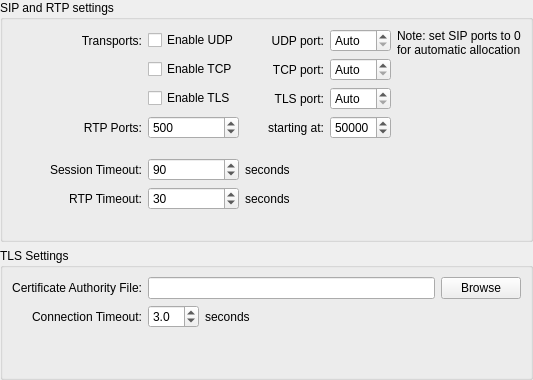
      <widget class="QWidget" name="advanced_page">
       <layout class="QVBoxLayout" name="advanced_layout">
        <property name="margin">
         <number>0</number>
        </property>
        <item>
         <widget class="QGroupBox" name="sip_group_box">
          <property name="title">
           <string>SIP and RTP settings</string>
          </property>
          <layout class="QGridLayout" name="sip_group_box_layout">
           <item row="0" column="0">
            <widget class="QLabel" name="transports_label">
             <property name="minimumSize">
              <size>
               <width>130</width>
               <height>0</height>
              </size>
             </property>
             <property name="text">
              <string>Transports:</string>
             </property>
             <property name="alignment">
              <set>Qt::AlignRight|Qt::AlignTrailing|Qt::AlignVCenter</set>
             </property>
            </widget>
           </item>
           <item row="0" column="1">
            <widget class="QCheckBox" name="enable_udp_button">
             <property name="text">
              <string>Enable UDP</string>
             </property>
            </widget>
           </item>
           <item row="0" column="2">
            <spacer name="transport_spacer">
             <property name="orientation">
              <enum>Qt::Horizontal</enum>
             </property>
             <property name="sizeType">
              <enum>QSizePolicy::Fixed</enum>
             </property>
             <property name="sizeHint" stdset="0">
              <size>
               <width>20</width>
               <height>20</height>
              </size>
             </property>
            </spacer>
           </item>
           <item row="0" column="3">
            <widget class="QLabel" name="udp_port_label">
             <property name="text">
              <string>UDP port:</string>
             </property>
             <property name="alignment">
              <set>Qt::AlignRight|Qt::AlignTrailing|Qt::AlignVCenter</set>
             </property>
            </widget>
           </item>
           <item row="0" column="4">
            <widget class="SIPPortEditor" name="udp_port">
             <property name="specialValueText">
              <string>Auto</string>
             </property>
             <property name="maximum">
              <number>65535</number>
             </property>
            </widget>
           </item>
           <item row="0" column="5" rowspan="2">
            <widget class="QLabel" name="port_note_label">
             <property name="sizePolicy">
              <sizepolicy hsizetype="Expanding" vsizetype="Preferred">
               <horstretch>0</horstretch>
               <verstretch>0</verstretch>
              </sizepolicy>
             </property>
             <property name="text">
              <string>Note: set SIP ports to 0 for automatic allocation</string>
             </property>
             <property name="alignment">
              <set>Qt::AlignLeading|Qt::AlignLeft|Qt::AlignTop</set>
             </property>
             <property name="wordWrap">
              <bool>true</bool>
             </property>
             <property name="margin">
              <number>5</number>
             </property>
            </widget>
           </item>
           <item row="1" column="1">
            <widget class="QCheckBox" name="enable_tcp_button">
             <property name="text">
              <string>Enable TCP</string>
             </property>
            </widget>
           </item>
           <item row="1" column="3">
            <widget class="QLabel" name="tcp_port_label">
             <property name="sizePolicy">
              <sizepolicy hsizetype="Minimum" vsizetype="Preferred">
               <horstretch>0</horstretch>
               <verstretch>0</verstretch>
              </sizepolicy>
             </property>
             <property name="text">
              <string>TCP port:</string>
             </property>
             <property name="alignment">
              <set>Qt::AlignRight|Qt::AlignTrailing|Qt::AlignVCenter</set>
             </property>
            </widget>
           </item>
           <item row="1" column="4">
            <widget class="SIPPortEditor" name="tcp_port">
             <property name="specialValueText">
              <string>Auto</string>
             </property>
             <property name="maximum">
              <number>65535</number>
             </property>
            </widget>
           </item>
           <item row="2" column="1">
            <widget class="QCheckBox" name="enable_tls_button">
             <property name="text">
              <string>Enable TLS</string>
             </property>
            </widget>
           </item>
           <item row="2" column="3">
            <widget class="QLabel" name="tls_port_label">
             <property name="sizePolicy">
              <sizepolicy hsizetype="Minimum" vsizetype="Preferred">
               <horstretch>0</horstretch>
               <verstretch>0</verstretch>
              </sizepolicy>
             </property>
             <property name="text">
              <string>TLS port:</string>
             </property>
             <property name="alignment">
              <set>Qt::AlignRight|Qt::AlignTrailing|Qt::AlignVCenter</set>
             </property>
            </widget>
           </item>
           <item row="2" column="4">
            <widget class="SIPPortEditor" name="tls_port">
             <property name="specialValueText">
              <string>Auto</string>
             </property>
             <property name="maximum">
              <number>65535</number>
             </property>
            </widget>
           </item>
           <item row="3" column="0">
            <widget class="QLabel" name="media_ports_label">
             <property name="toolTip">
              <string>How many media ports to use and starting from what address</string>
             </property>
             <property name="text">
              <string>RTP Ports:</string>
             </property>
             <property name="alignment">
              <set>Qt::AlignRight|Qt::AlignTrailing|Qt::AlignVCenter</set>
             </property>
            </widget>
           </item>
           <item row="3" column="1">
            <widget class="QSpinBox" name="media_ports">
             <property name="correctionMode">
              <enum>QAbstractSpinBox::CorrectToNearestValue</enum>
             </property>
             <property name="minimum">
              <number>10</number>
             </property>
             <property name="maximum">
              <number>10000</number>
             </property>
             <property name="singleStep">
              <number>10</number>
             </property>
             <property name="value">
              <number>500</number>
             </property>
            </widget>
           </item>
           <item row="3" column="2" colspan="2">
            <widget class="QLabel" name="starting_at_label">
             <property name="text">
              <string>starting at:</string>
             </property>
             <property name="alignment">
              <set>Qt::AlignRight|Qt::AlignTrailing|Qt::AlignVCenter</set>
             </property>
            </widget>
           </item>
           <item row="3" column="4">
            <widget class="QSpinBox" name="media_ports_start">
             <property name="minimum">
              <number>10000</number>
             </property>
             <property name="maximum">
              <number>65000</number>
             </property>
             <property name="singleStep">
              <number>1000</number>
             </property>
             <property name="value">
              <number>50000</number>
             </property>
            </widget>
           </item>
           <item row="4" column="0" colspan="6">
            <spacer name="sip_spacer_1">
             <property name="orientation">
              <enum>Qt::Vertical</enum>
             </property>
             <property name="sizeType">
              <enum>QSizePolicy::Fixed</enum>
             </property>
             <property name="sizeHint" stdset="0">
              <size>
               <width>20</width>
               <height>13</height>
              </size>
             </property>
            </spacer>
           </item>
           <item row="5" column="0">
            <widget class="QLabel" name="session_timeout_label">
             <property name="text">
              <string>Session Timeout:</string>
             </property>
             <property name="alignment">
              <set>Qt::AlignRight|Qt::AlignTrailing|Qt::AlignVCenter</set>
             </property>
            </widget>
           </item>
           <item row="5" column="1">
            <widget class="QSpinBox" name="session_timeout">
             <property name="minimum">
              <number>10</number>
             </property>
             <property name="maximum">
              <number>180</number>
             </property>
             <property name="value">
              <number>90</number>
             </property>
            </widget>
           </item>
           <item row="5" column="2" colspan="2">
            <widget class="QLabel" name="session_timeout_seconds_label">
             <property name="text">
              <string>seconds</string>
             </property>
            </widget>
           </item>
           <item row="6" column="0">
            <widget class="QLabel" name="rtp_timeout_label">
             <property name="text">
              <string>RTP Timeout:</string>
             </property>
             <property name="alignment">
              <set>Qt::AlignRight|Qt::AlignTrailing|Qt::AlignVCenter</set>
             </property>
            </widget>
           </item>
           <item row="6" column="1">
            <widget class="QSpinBox" name="rtp_timeout">
             <property name="specialValueText">
              <string>None</string>
             </property>
             <property name="maximum">
              <number>180</number>
             </property>
             <property name="value">
              <number>30</number>
             </property>
            </widget>
           </item>
           <item row="6" column="2" colspan="2">
            <widget class="QLabel" name="rtp_timeout_seconds_label">
             <property name="text">
              <string>seconds</string>
             </property>
            </widget>
           </item>
           <item row="7" column="0" colspan="6">
            <spacer name="sip_spacer_2">
             <property name="orientation">
              <enum>Qt::Vertical</enum>
             </property>
             <property name="sizeType">
              <enum>QSizePolicy::Fixed</enum>
             </property>
             <property name="sizeHint" stdset="0">
              <size>
               <width>20</width>
               <height>20</height>
              </size>
             </property>
            </spacer>
           </item>
          </layout>
         </widget>
        </item>
        <item>
         <widget class="QGroupBox" name="tls_group_box">
          <property name="title">
           <string>TLS Settings</string>
          </property>
          <layout class="QGridLayout" name="tls_group_box_layout">
           <item row="0" column="0">
            <widget class="QLabel" name="tls_ca_file_label">
             <property name="text">
              <string>Certificate Authority File:</string>
             </property>
             <property name="alignment">
              <set>Qt::AlignRight|Qt::AlignTrailing|Qt::AlignVCenter</set>
             </property>
            </widget>
           </item>
           <item row="0" column="1" colspan="3">
            <widget class="LocationBar" name="tls_ca_file_editor">
             <property name="readOnly">
              <bool>true</bool>
             </property>
            </widget>
           </item>
           <item row="0" column="4">
            <widget class="QPushButton" name="tls_ca_file_browse_button">
             <property name="text">
              <string>Browse</string>
             </property>
            </widget>
           </item>
           <item row="1" column="0">
            <widget class="QLabel" name="tls_timeout_label">
             <property name="text">
              <string>Connection Timeout:</string>
             </property>
             <property name="alignment">
              <set>Qt::AlignRight|Qt::AlignTrailing|Qt::AlignVCenter</set>
             </property>
            </widget>
           </item>
           <item row="2" column="0" colspan="5">
            <spacer name="tls_vertical_spacer">
             <property name="orientation">
              <enum>Qt::Vertical</enum>
             </property>
             <property name="sizeHint" stdset="0">
              <size>
               <width>20</width>
               <height>40</height>
              </size>
             </property>
            </spacer>
           </item>
           <item row="1" column="1">
            <widget class="QDoubleSpinBox" name="tls_timeout">
             <property name="accelerated">
              <bool>true</bool>
             </property>
             <property name="decimals">
              <number>1</number>
             </property>
             <property name="minimum">
              <double>1.000000000000000</double>
             </property>
             <property name="maximum">
              <double>30.000000000000000</double>
             </property>
             <property name="value">
              <double>3.000000000000000</double>
             </property>
            </widget>
           </item>
           <item row="1" column="2">
            <widget class="QLabel" name="tls_timeout_seconds_label">
             <property name="sizePolicy">
              <sizepolicy hsizetype="Expanding" vsizetype="Preferred">
               <horstretch>0</horstretch>
               <verstretch>0</verstretch>
              </sizepolicy>
             </property>
             <property name="text">
              <string>seconds</string>
             </property>
            </widget>
           </item>
          </layout>
         </widget>
        </item>
       </layout>
      </widget>
